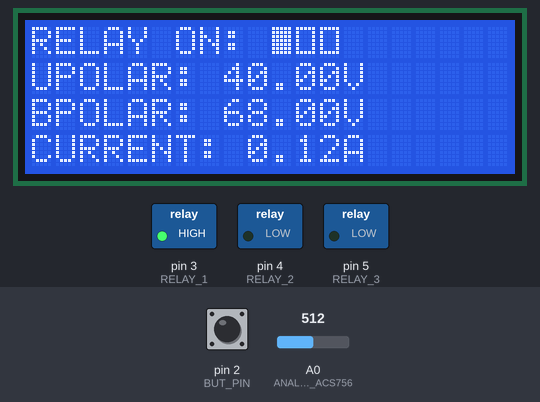
A sketch run on a simulated Arduino Uno, built with avr-gcc and run on an emulated ATmega328P. Parts: 20×4 character LCD, switched loads named in the sketch (green lamp = pin HIGH). The inputs (shaded band) are chosen by the test bench; at power-on: pin 2 (BUT_PIN) LOW, A0 (ANALOG_ACS756) = 512. EEPROM starts erased; what the sketch prints to the serial monitor is not drawn.

Above: at 4.7 s.
4.8 s: pin 2 (BUT_PIN) pulled HIGH for 0.15 s
At 5.5 s:
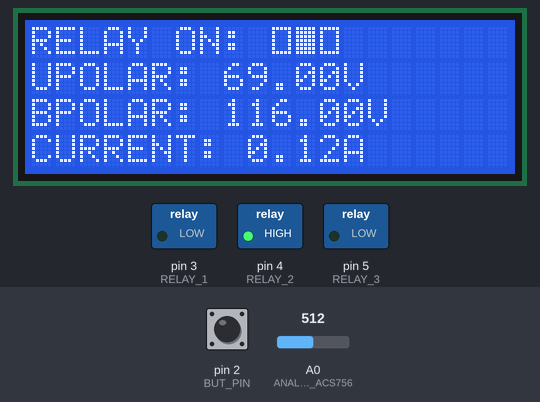
6.5 s: pin 2 (BUT_PIN) pulled HIGH for 1 s
At 8.7 s:
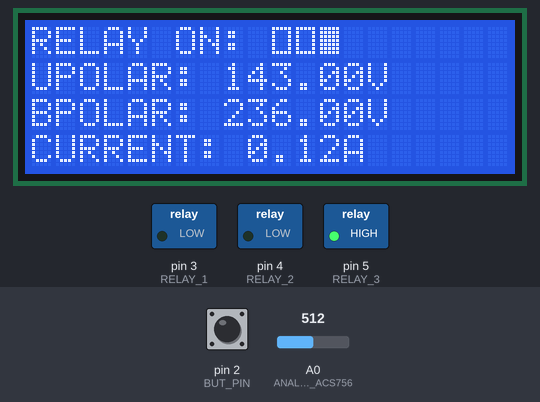
9.0 s: A0 (ANALOG_ACS756) set to 716
At 9.6 s:
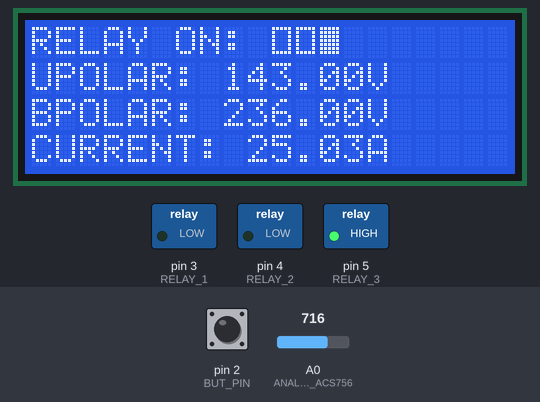
10.5 s: pin 2 (BUT_PIN) pulled HIGH for 0.15 s
At 11.9 s:
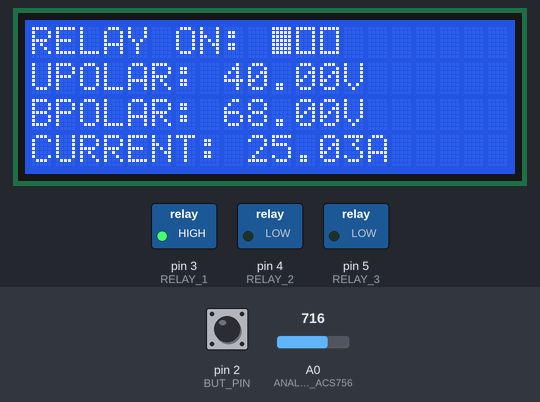
12.2 s: A0 (ANALOG_ACS756) set to 900
At 12.7 s:
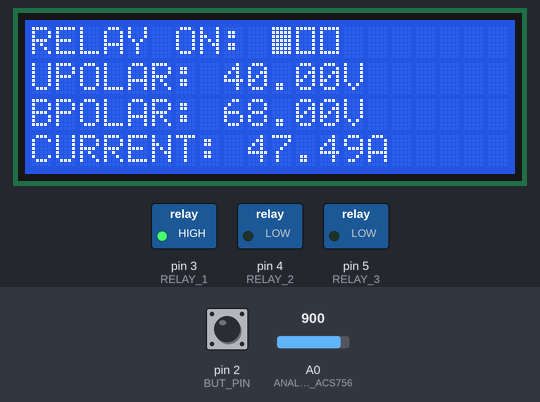
13.7 s: A0 (ANALOG_ACS756) set to 1023
At 15.2 s:
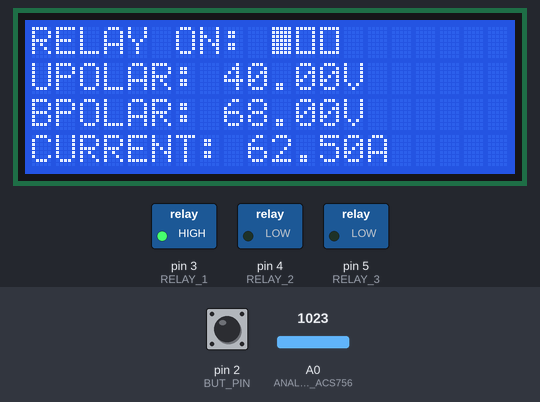
Timing chart, 0 to 16.3 s (numbered marks = the images above; inputs shaded):
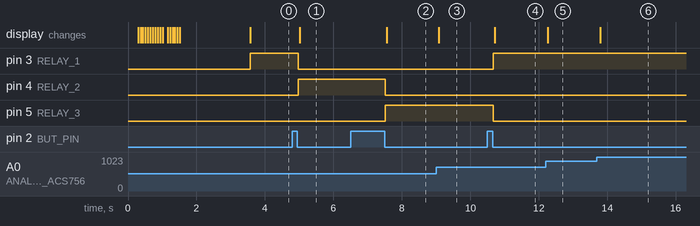

Measured:
- after the input at 4.8 s, pin 3 (RELAY_1): HIGH → LOW after 0.17 s; pin 4 (RELAY_2): LOW → HIGH after 0.17 s; the display: changes after 0.22 s (image 1)
- after the input at 6.5 s, pin 4 (RELAY_2): HIGH → LOW after 1.0 s; pin 5 (RELAY_3): LOW → HIGH after 1.0 s; the display: changes after 1.1 s (image 2)
- after the input at 9.0 s, the display: changes after 0.08 s (image 3)
- after the input at 10.5 s, pin 3 (RELAY_1): LOW → HIGH after 0.16 s; pin 5 (RELAY_3): HIGH → LOW after 0.16 s; the display: changes after 0.21 s (image 4)
- after the input at 12.2 s, the display: changes after 0.06 s (image 5)
- after the input at 13.7 s, the display: changes after 0.10 s (image 6)

The sketch:

Relay.ino
```cpp
#include <LiquidCrystal_I2C.h>
#include <EEPROM.h>

#define EEPROM_ADDR 0

#define BUT_PIN 2         // пин кнопки
#define ANALOG_ACS756 A0  // пин ACS756
#define ANALOG_VOLTAGE A2 // напряжение
#define RELAY_1 3         // реле №1
#define RELAY_2 4         // реле №2
#define RELAY_3 5         // реле №3

LiquidCrystal_I2C lcd(0x27, 20, 4);

bool flag = false;
float volt;
const float factor = 0.04;   // чуствительность датчика (0.02V)
const float QOV = 0.5 * 5;   // установка покоя для датчика
int count = 0;        //счетчик нажатия кнопок

byte customChar[8] = {
  B11111,
  B10001,
  B10001,
  B10001,
  B10001,
  B10001,
  B11111};

byte customChar1[8] = {
  B11111,
  B11111,
  B11111,
  B11111,
  B11111,
  B11111,
  B11111};

byte customChar2[8] = {
  B11111,
  B11111,
  B11111,
  B11111,
  B11111,
  B11111,
  B11111};

  byte customChar3[8] = {
  B11111,
  B11111,
  B11111,
  B11111,
  B11111,
  B11111,
  B11111};


int buttonCount();
void printValue();
void relaySwitch();
float voltageCurrent();
void animation();

void setup()
{
  pinMode(BUT_PIN, INPUT);
  pinMode(ANALOG_VOLTAGE, INPUT);
  pinMode(RELAY_1, OUTPUT);
  pinMode(RELAY_2, OUTPUT);
  pinMode(RELAY_3, OUTPUT);

  lcd.init();
  lcd.backlight();
  lcd.createChar(0, customChar);
  lcd.createChar(1, customChar1);
  lcd.createChar(2, customChar2);
  lcd.createChar(3, customChar3);

  count = EEPROM.read(EEPROM_ADDR);

  Serial.begin(9600);
  animation();
}

void loop()
{
  buttonCount();
  printValue(buttonCount(), voltageCurrent());
  relaySwitch(buttonCount());
  voltageCurrent();
}

int buttonCount()
{
  bool btnState = digitalRead(BUT_PIN);
  if (btnState && flag) {
    flag = false;
  }
  if (!btnState && !flag) {
    flag = true;
    EEPROM.update(EEPROM_ADDR, count);
    count++;
    if (count > 3) count = 1;
  }
  return count;
}

void printValue(int count, float voltage)
{
  float current;

    lcd.setCursor(0, 0);
    lcd.print("RELAY ON: ");
    switch(count)
    {
      case 1:
       lcd.write((uint8_t)1);
       lcd.write((uint8_t)0);
       lcd.write((uint8_t)0);

       lcd.setCursor(0, 1);
       lcd.print("UPOLAR: ");
       lcd.print("40.00");
       lcd.print("V ");

       lcd.setCursor(0, 2);
       lcd.print("BPOLAR: ");
       lcd.print("68.00");
       lcd.print("V ");
       break;
      case 2:
       lcd.write((uint8_t)0);
       lcd.write((uint8_t)2);
       lcd.write((uint8_t)0);

       lcd.setCursor(0, 1);
       lcd.print("UPOLAR: ");
       lcd.print("69.00");
       lcd.print("V ");

       lcd.setCursor(0, 2);
       lcd.print("BPOLAR: ");
       lcd.print("116.00");
       lcd.print("V ");
       break;
      case 3:
       lcd.write((uint8_t)0);
       lcd.write((uint8_t)0);
       lcd.write((uint8_t)3);

       lcd.setCursor(0, 1);
       lcd.print("UPOLAR: ");
       lcd.print("143.00");
       lcd.print("V ");

       lcd.setCursor(0, 2);
       lcd.print("BPOLAR: ");
       lcd.print("236.00");
       lcd.print("V ");
       break;
      default:
        lcd.write((uint8_t)0);
        lcd.write((uint8_t)0);
        lcd.write((uint8_t)0);
      }

     //lcd.setCursor(0, 2);
     //lcd.print("VOLTAGE: ");
     //volt = (5.0 / 1024.0) * analogRead(ANALOG_VOLTAGE) * 22.3;
     //lcd.print(volt);
     //lcd.print("V");

     lcd.setCursor(0, 3);
     lcd.print("CURRENT: ");
     voltage = (voltage > 0.02) ? voltage : 0;
     current = (voltage / factor) - 0.4;
     current = (current >= 0) ? current : 0;
     lcd.print(current);
     Serial.println(voltage);
     lcd.print("A ");
  }

void relaySwitch(int count)
{
  switch(count)
  {
    case 1:
      digitalWrite(RELAY_1, HIGH);
      digitalWrite(RELAY_2, LOW);
      digitalWrite(RELAY_3, LOW);
      break;
    case 2:
      digitalWrite(RELAY_2, HIGH);
      digitalWrite(RELAY_1, LOW);
      digitalWrite(RELAY_3, LOW);
      break;
     case 3:
      digitalWrite(RELAY_3, HIGH);
      digitalWrite(RELAY_1, LOW);
      digitalWrite(RELAY_2, LOW);
      break;
    default:
      digitalWrite(RELAY_1, LOW);
      digitalWrite(RELAY_2, LOW);
      digitalWrite(RELAY_3, LOW);
      break;
    }
  }

float voltageCurrent()
{
  float voltage = (5.0 / 1024.0) * analogRead(ANALOG_ACS756);
  voltage = voltage - QOV + 0.021; // обнуляем датчик
  Serial.println(voltage);
  return voltage;
  }

void animation() {
  delay(200);
  int d = 70;
  lcd.setCursor(7, 1);
  lcd.print("L");
  delay(d);
  lcd.setCursor(8, 1);
  lcd.print("_");
  delay(d);
  lcd.setCursor(9, 1);
  lcd.print("X");
  delay(d);
  lcd.setCursor(10, 1);
  lcd.print("|");
  delay(d);
  lcd.setCursor(11, 1);
  lcd.print("|");
  delay(d);
  lcd.setCursor(12, 1);
  lcd.print("|");
  delay(d);

  lcd.setCursor(4, 2);
  lcd.print("R");
  delay(d);
  lcd.setCursor(5, 2);
  lcd.print("E");
  delay(d);
  lcd.setCursor(6, 2);
  lcd.print("L");
  delay(d);
  lcd.setCursor(7, 2);
  lcd.print("A");
  delay(d);
  lcd.setCursor(8, 2);
  lcd.print("Y");
  delay(d);
  lcd.setCursor(9, 2);
  lcd.print(" ");
  delay(d);
  lcd.setCursor(10, 2);
  lcd.print("S");
  delay(d);
  lcd.setCursor(11, 2);
  lcd.print("W");
  delay(d);
  lcd.setCursor(12, 2);
  lcd.print("I");
  delay(d);
  lcd.setCursor(13, 2);
  lcd.print("T");
  delay(d);
  lcd.setCursor(14, 2);
  lcd.print("C");
  delay(d);
  lcd.setCursor(15, 2);
  lcd.print("H");
  delay(2000);
  lcd.clear();
}
```
